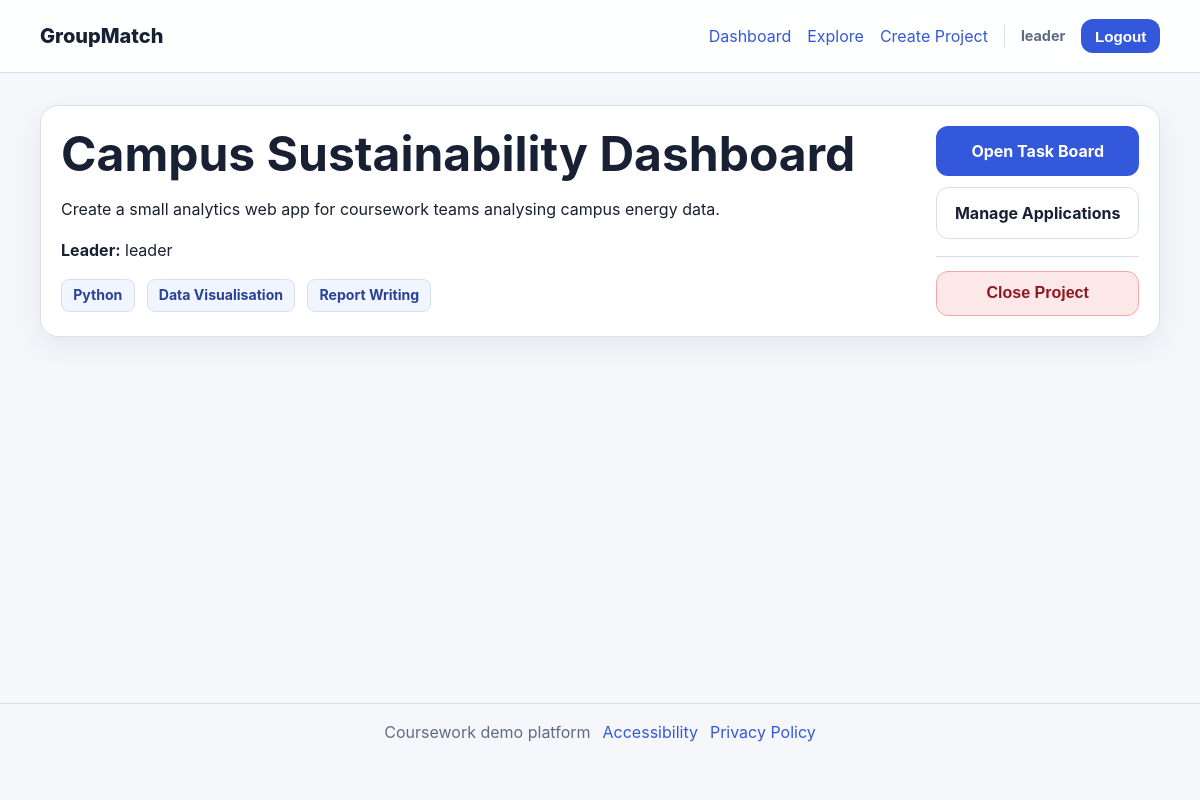
Screenshot of /projects/5/ (signed in) with the database file from the repository.
### core/models.py (models this page shows, shortened)
class Project(models.Model):
    STATUS_CHOICES = [('open', 'Open'), ('closed', 'Closed')]
    creator = models.ForeignKey(settings.AUTH_USER_MODEL, on_delete=models.CASCADE, related_name='created_projects')
    title = models.CharField(max_length=120)
    description = models.TextField()
    required_skills = models.CharField(max_length=250, help_text='Comma-separated skills, e.g. Python, UI Design, Report Writing')
    recruitment_status = models.CharField(max_length=10, choices=STATUS_CHOICES, default='open')
    created_at = models.DateTimeField(auto_now_add=True)
    class Meta:
        ordering = ['-created_at']
    def skill_list(self):
        return [skill.strip() for skill in self.required_skills.split(',') if skill.strip()]
    def is_leader(self, user):
        return self.memberships.filter(user=user, role='leader').exists()
    def is_member(self, user):
        return self.memberships.filter(user=user).exists()

### core/views.py (the view)
# urls.py: path('projects/<int:pk>/', views.project_detail, name='project_detail'),
@login_required
def project_detail(request, pk):
    project = get_object_or_404(Project, pk=pk)
    app_form = ApplicationForm()
    has_applied = Application.objects.filter(applicant=request.user, project=project).exists()
    return render(request, 'core/project_detail.html', {'project': project, 'has_applied': has_applied, 'app_form': app_form, 'is_member': project.is_member(request.user), 'is_leader': project.is_leader(request.user)})

### templates/core/project_detail.html (shortened to what this page needs)
{% extends 'base.html' %}
{% block content %}
<section class="card project-detail"><div class="split-row"><div><h1>{{ project.title }}</h1><p>{{ project.description }}</p><p><strong>Leader:</strong> {{ project.creator.username }}</p><div class="tag-row">{% for skill in project.skill_list %}<span class="tag">{{ skill }}</span>{% endfor %}</div></div><div class="sidebar-actions">{% if is_member %}<a class="button" href="{% url 'task_board' project.pk %}">Open Task Board</a>{% elif not has_applied and project.recruitment_status == 'open' %}<button class="button" type="button" onclick="document.getElementById('applyPanel').hidden=false;document.getElementById('applyPanel').scrollIntoView({behavior:'smooth'})">Apply to Join</button>{% else %}<span class="badge pending">Application sent</span>{% endif %}{% if is_leader %}<a class="button secondary" href="{% url 'manage_applications' project.pk %}">Manage Applications</a><form method="post" action="{% url 'toggle_project_status' project.pk %}" class="inline-form project-status-toggle">{% csrf_token %}{% if project.recruitment_status == 'open' %}<button class="button danger" type="submit">Close Project</button>{% else %}<button class="button secondary" type="submit">Reopen Project</button>{% endif %}</form>{% endif %}</div></div></section>
{% endblock %}

### templates/base.html (shortened to what this page needs)
{% load static %}
<!DOCTYPE html>
<html lang="en">
<head>
    <link rel="stylesheet" href="{% static 'css/styles.css' %}">
</head>
<body>
<header class="site-header">
    <div class="container nav-row">
        <a class="brand" href="{% url 'home' %}">GroupMatch</a>
        <nav id="primaryNav" class="primary-nav" aria-label="Main navigation">
            {% if user.is_authenticated %}
                <a href="{% url 'dashboard' %}">Dashboard</a>
                <a href="{% url 'project_explore' %}">Explore</a>
                <a href="{% url 'project_create' %}">Create Project</a>
                <span class="nav-username">{{ user.username }}</span>
                <form method="post" action="{% url 'logout' %}" class="inline-form">{% csrf_token %}<button class="link-button" type="submit">Logout</button></form>
            {% else %}
                <a href="{% url 'home' %}">Home</a>
                <a href="{% url 'login' %}">Login</a>
                <a href="{% url 'signup' %}" class="button small">Register</a>
            {% endif %}
        </nav>
    </div>
</header>
<main id="main-content" class="container page-shell">{% block content %}{% endblock %}</main>
<footer class="site-footer">
    <div class="container footer-grid"><span>Coursework demo platform</span><a href="#">Accessibility</a><a href="#">Privacy Policy</a></div>
</footer>
</body>
</html>

### static/css/styles.css (style rules this page uses)
:root { --bg: #f6f7fb; --surface: #ffffff; --text: #182033; --muted: #5f6b85; --primary: #3458db; --primary-dark: #2745b1; --border: #d9dfec; --success-bg: #dcf6e8; --error-bg: #fde5e5; --warning-bg: #fff5d6; --shadow: 0 10px 30px rgba(31, 45, 84, 0.08); --radius: 18px; }
* { box-sizing: border-box; }
html { scroll-behavior: smooth; }
body { margin: 0; font-family: Inter, system-ui, -apple-system, BlinkMacSystemFont, "Segoe UI", sans-serif; background: var(--bg); color: var(--text); line-height: 1.55; }
a { color: var(--primary); text-decoration: none; }
.container { width: min(1120px, calc(100% - 2rem)); margin: 0 auto; }
.page-shell { padding: 2rem 0 3rem; min-height: calc(100vh - 170px); }
.site-header { background: rgba(255,255,255,.9); backdrop-filter: blur(10px); border-bottom: 1px solid var(--border); position: sticky; top: 0; z-index: 10; }
.nav-row { display: flex; align-items: center; justify-content: space-between; gap: 1rem; min-height: 72px; }
.brand { font-size: 1.25rem; font-weight: 800; color: var(--text); }
.nav-username { font-size: .9rem; font-weight: 700; color: var(--muted); border-left: 1px solid var(--border); padding-left: 1rem; }
.primary-nav { display: flex; align-items: center; gap: 1rem; }
.button, .link-button { appearance: none; border: 0; border-radius: 12px; background: var(--primary); color: white; font-weight: 700; font-size: 1rem; padding: .8rem 1.1rem; cursor: pointer; display: inline-flex; align-items: center; justify-content: center; text-decoration: none; white-space: nowrap; flex-shrink: 0; }
.button.secondary { background: white; color: var(--text); border: 1px solid var(--border); }
.button.danger { background: #fde8e8; color: #8f1622; border: 1px solid #f0a8a8; }
.button.small, .link-button { padding: .55rem .85rem; font-size: .95rem; }
.card { background: var(--surface); border: 1px solid var(--border); border-radius: var(--radius); box-shadow: var(--shadow); padding: 1.25rem; }
h1, h2, h3 { margin-top: 0; line-height: 1.15; }
h1 { font-size: clamp(2rem, 4vw, 3rem); margin-bottom: .85rem; }
.tag-row, .action-row, .split-row, .footer-grid, .search-bar, .status-controls { display: flex; gap: .75rem; }
.tag-row { flex-wrap: wrap; margin-top: .75rem; }
.split-row { justify-content: space-between; align-items: flex-start; }
.sidebar-actions { display: flex; flex-direction: column; gap: .65rem; align-items: stretch; min-width: 160px; }
.sidebar-actions .button { justify-content: center; }
.sidebar-actions .inline-form { display: flex; flex-direction: column; }
.sidebar-actions .inline-form .button { width: 100%; }
.sidebar-actions .project-status-toggle { margin-top: .4rem; padding-top: .85rem; border-top: 1px solid var(--border); }
.badge, .tag { display: inline-flex; align-items: center; justify-content: center; border-radius: 8px; padding: .28rem .7rem; font-size: .88rem; font-weight: 700; border: 1px solid var(--border); align-self: flex-start; flex-shrink: 0; white-space: nowrap; }
.tag { background: #f1f5ff; color: #284296; }
.footer-grid { justify-content: center; padding: 1rem 0 2rem; color: var(--muted); flex-wrap: wrap; }
.site-footer { border-top: 1px solid var(--border); margin-top: auto; }
.inline-form { display: inline; }

### rows the page displays
Project: title "Campus Sustainability Dashboard", description "Create a small analytics web app for coursework teams analysing campus energy data.", creator.username "leader"

### other values shown
{{ user.username }} "leader"
{{ skill }} "Python" "Data Visualisation" "Report Writing"
